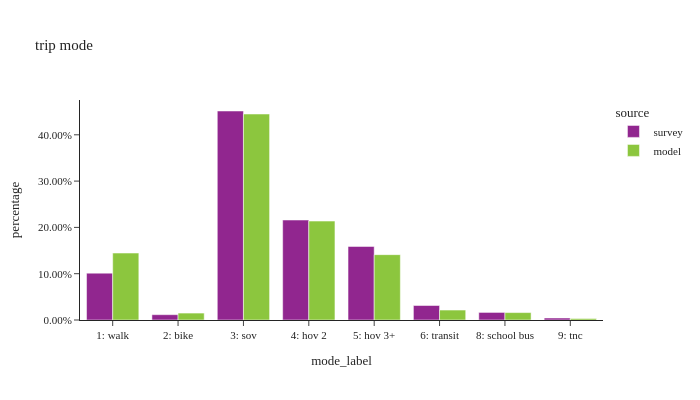

The cell this chart's notebook holds for it:
### Code cell
trip_stats(df_trip,'mode_label','trip mode')

### Figure 1 — Plotly figure (JSON) as saved in the notebook; plotly's stock layout.template omitted (floating-point values rounded to 4 significant figures)
{"data": [{"alignmentgroup": "True", "customdata": [[5176000.0, 7872.0], [131800.0, 597.0], [2476000.0, 3655.0], [187500.0, 272.0], [359100.0, 979.0], [1822000.0, 2318.0], [49060.0, 77.0], [104500.0, 147.0], [1161000.0, 3676.0]], "hovertemplate": "source=survey<br>mode_label=%{x}<br>percentage=%{y}<br>total=%{customdata[0]}<br>sample_size=%{customdata[1]}<extra></extra>", "legendgroup": "survey", "marker": {"color": "#91268F", "pattern": {"shape": ""}}, "name": "survey", "offsetgroup": "survey", "orientation": "v", "showlegend": true, "textposition": "auto", "type": "bar", "x": ["3: sov", "2: bike", "4: hov 2", "8: school bus", "6: transit", "5: hov 3+", "9: tnc", null, "1: walk"], "xaxis": "x", "y": [0.4514, 0.0115, 0.2159, 0.01635, 0.03132, 0.1589, 0.004279, 0.009114, 0.1012], "yaxis": "y"}, {"alignmentgroup": "True", "customdata": [[2355000.0, 2355000.0], [260900.0, 260900.0], [3480000.0, 3480000.0], [7246000.0, 7246000.0], [350400.0, 350400.0], [52870.0, 52870.0], [2.0, 2.0], [2299000.0, 2299000.0], [243800.0, 243800.0]], "hovertemplate": "source=model<br>mode_label=%{x}<br>percentage=%{y}<br>total=%{customdata[0]}<br>sample_size=%{customdata[1]}<extra></extra>", "legendgroup": "model", "marker": {"color": "#8CC63E", "pattern": {"shape": ""}}, "name": "model", "offsetgroup": "model", "orientation": "v", "showlegend": true, "textposition": "auto", "type": "bar", "x": ["1: walk", "8: school bus", "4: hov 2", "3: sov", "6: transit", "9: tnc", null, "5: hov 3+", "2: bike"], "xaxis": "x", "y": [0.1446, 0.01602, 0.2137, 0.4449, 0.02151, 0.003246, 1.228e-07, 0.1411, 0.01497], "yaxis": "y"}], "layout": {"barmode": "group", "font": {"size": 11}, "height": 400, "legend": {"title": {"text": "source"}, "tracegroupgap": 0}, "title": {"text": "trip mode"}, "width": 700, "xaxis": {"anchor": "y", "categoryorder": "category ascending", "domain": [0.0, 1.0], "dtick": 1, "title": {"text": "mode_label"}}, "yaxis": {"anchor": "x", "domain": [0.0, 1.0], "tickformat": ".2%", "title": {"text": "percentage"}}}}
